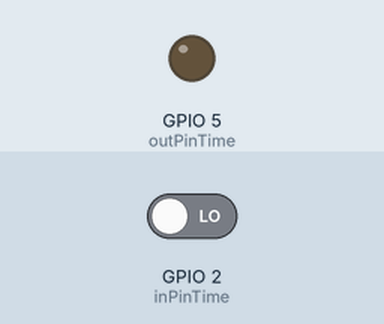
Simulated run of this sketch. Board: ESP32. Shown: output pins drawn as LEDs (lit = HIGH). Dashed ring = blinking. The inputs (shaded band) are chosen by the test bench; at power-on: GPIO 2 (inPinTime) LOW. WiFi joins after 1.5 s; servers stay silent unless stated; the local clock reads 2024-03-15 10:24:30 at power-on unless the sketch sets it; what the sketch prints to the serial monitor is not drawn.

Above: at 2.7 s.
2.8 s: GPIO 2 (inPinTime) driven HIGH
At 4.13 s:
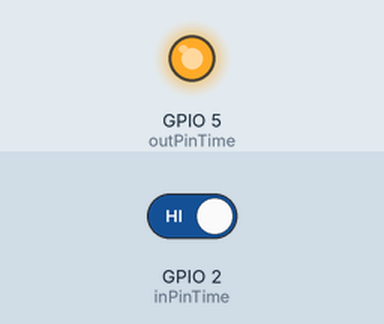
6.3 s: GPIO 2 (inPinTime) driven LOW
At 6.53 s:
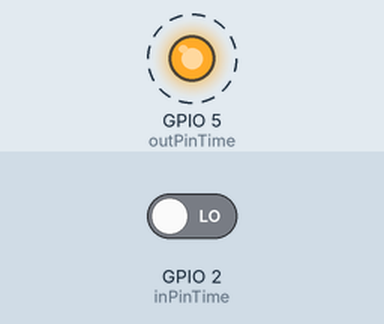
Timing chart, 0 to 9.3 s (numbered marks = the images above; inputs shaded):
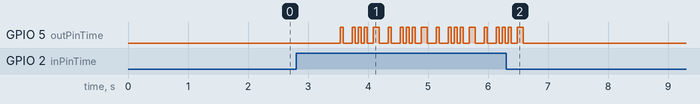

The sketch:

UART_COM_ESP.ino
```cpp
#include <WiFi.h>
#include "time.h"


const char* ssid = "ALCT";
const char* password = "azertyuiop";

const char* ntpServer = "pool.ntp.org";
const long  gmtOffset_sec = 3600 * 2;
const int   daylightOffset_sec = 0;

const int outPinTime = 5;
const int inPinTime = 2;

int seconde = 0;
int heure = 0;
int minute = 0;

int compteur;

void setup()
{
  Serial.begin(9600);

  // Configuration WIFI

  WiFi.begin(ssid, password);

  Serial.println("\nConnecting");

  while(WiFi.status() != WL_CONNECTED){
      Serial.print(".");
      delay(100);
  }

  Serial.println("\nConnected to the WiFi network");
  Serial.print("Local ESP32 IP: ");

  Serial.println(WiFi.localIP());

  configTime(gmtOffset_sec, daylightOffset_sec, ntpServer);

  // Port de sortie de l'heure
  pinMode(outPinTime, OUTPUT);
  pinMode(inPinTime, INPUT);

  // Dès qu'on a accès à l'heure, on effectue une unique requête pour définir le temps

  struct tm currentTime = getTime();

  heure = currentTime.tm_hour;
  minute = currentTime.tm_min;
  seconde  = currentTime.tm_sec;

  Serial.print("Heure d'initialisation : ");
  Serial.print(heure);
  Serial.print(":");
  Serial.print(minute);
  Serial.print(":");
  Serial.println(seconde);

  compteur = 0;
}

void loop() {

  // Envoie l'heure si une demande est effectuée
  if(digitalRead(inPinTime) == 1)
  {
    Serial.println("Demande Reçue !");

    TransferByte(heure, outPinTime);

    TransferByte(minute, outPinTime);

    Serial.print("Heure transmise : ");
    Serial.print(heure);
    Serial.print(":");
    Serial.print(minute);
    Serial.print(":");
    Serial.println(seconde);

  }
  // Met à jour l'heure (on se sert de l'ESP comme d'une horloge)
  else
  {
    compteur = compteur + 1;

    delay(1000);

    seconde ++;
    if (seconde > 60)
    {
      seconde = 0;
      minute ++;
    }

    if (minute > 60)
    {
      minute = 0;
      heure ++;
    }

    if (heure > 23)
    {
      heure = 0;
    }

    if(compteur > 60 * 5) // Actualiser toutes les 5 minutes
    {

      struct tm currentTime = getTime();

      heure = currentTime.tm_hour;
      minute = currentTime.tm_min;
      seconde  = currentTime.tm_sec;

      Serial.print("Heure actualisée : ");
      Serial.print(heure);
      Serial.print(":");
      Serial.print(minute);
      Serial.print(":");
      Serial.println(seconde);

      compteur  = 0 ;
    }

  }
}

struct tm getTime()
{

  struct tm timeinfo;

  if (!getLocalTime(&timeinfo)) {
    Serial.println("Failed to obtain time");
  }

  return timeinfo;
}

void TransferByte(int num, int pin)
{
  // Nécessite la configuration du pin en OUTPUT

  char binary[9] = {0}; // Message en binaire

  num += 128; // On ajoute 128 pour que la longueur du message en charactère soit de 8
  itoa(num,binary,2); // Convertir le nombre en binaire

  // Transmission bit par bit
  for(int i = 0; i < 8; i++){

    if (binary[i] == '1')
    {
      digitalWrite(pin,HIGH);
    }
    else
    {
      digitalWrite(pin,LOW);
    }

    delay(50); // Durée de la transmission

  }

  digitalWrite(pin, LOW); // Fin de la transmission

}
```

Measured:
- after the input at 2.8 s, GPIO 5 (outPinTime): LOW → HIGH after 0.74 s, then repeats every 0.80 s: LOW 0.15 s, 2 × (HIGH 0.05 s, LOW 0.05 s), HIGH 0.05 s, LOW 0.10 s, HIGH 0.10 s, LOW 0.15 s, HIGH 0.05 s
- after the input at 6.3 s, GPIO 5 (outPinTime): goes on until 6.6 s, then stays LOW
